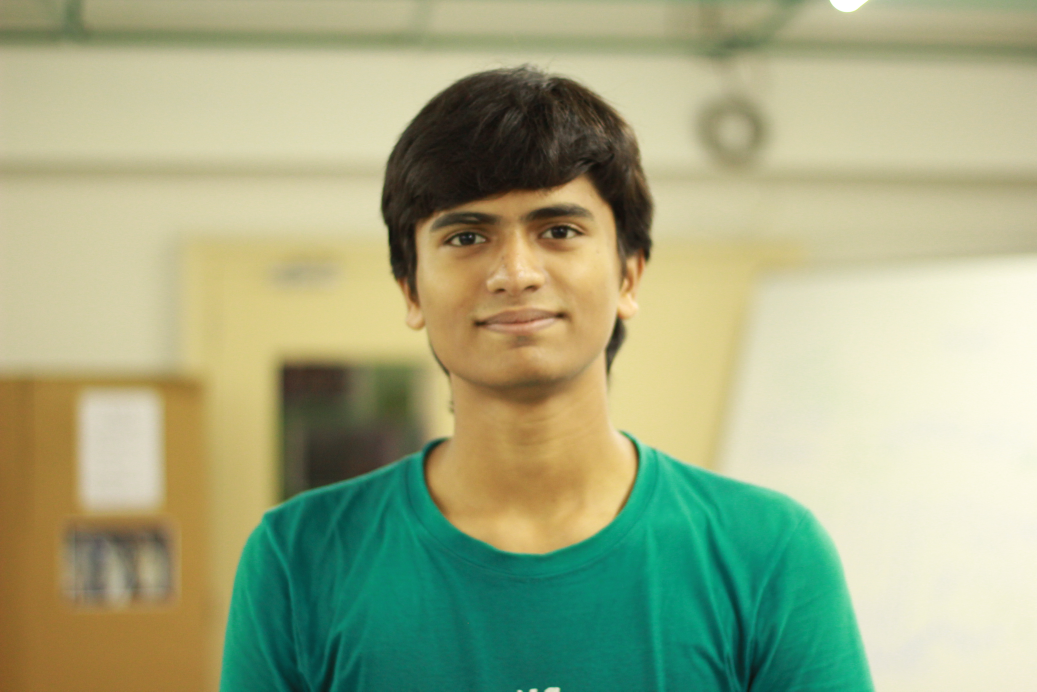
#> input picture sampleFaceImage3.JPG, 5184 x 3456 px, given in place of the camera (shown at 1/5 size)
$ python skindetector.py
#> lines starting #> are read from the running program, lines starting #| are printed output that depends on the picture; after the words box and inside, x2 and y2 are one past the last pixel; in counts of white or black regions, pixels touching at a corner belong together
#> further down, frame is the input picture: shape (3456, 5184, 3); mean B, G, R 131.7, 170.3, 161.4
### pyimagesearch/imutils.py
# Import the necessary packages
import numpy as np
import cv2

# [23 lines left out: functions translate, rotate, not called in this run]

def resize(image, width = None, height = None, inter = cv2.INTER_AREA):
	# initialize the dimensions of the image to be resized and
	# grab the image size
#> called with width = 400, inter = 3
	dim = None
	(h, w) = image.shape[:2]
#> h = 3456; w = 5184

	# if both the width and height are None, then return the
	# original image
	if width is None and height is None:
		return image

	# check to see if the width is None
	if width is None:
		# calculate the ratio of the height and construct the
		# dimensions
		r = height / float(h)
		dim = (int(w * r), height)

	# otherwise, the height is None
	else:
		# calculate the ratio of the width and construct the
		# dimensions
		r = width / float(w)
#> r = 0.0772
		dim = (width, int(h * r))
#> dim = (400, 266)

	# resize the image
	resized = cv2.resize(image, dim, interpolation = inter)
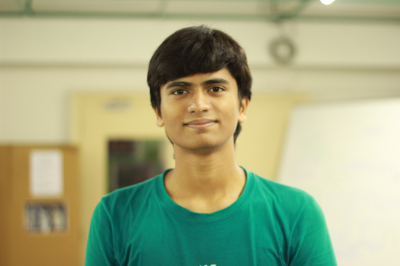
#> resized: shape (266, 400, 3); mean B, G, R 131.7, 170.3, 161.4

	# return the resized image
	return resized

### skindetector.py
# USAGE
# python skindetector.py
# python skindetector.py --video video/skin_example.mov

# import the necessary packages
from pyimagesearch import imutils
import numpy as np
import argparse
import cv2

# construct the argument parse and parse the arguments
ap = argparse.ArgumentParser()
#ap.add_argument("-v", "--video",
#	help = "/Users/me/Downloads/skin-detection/video/skin_example.mov")
args = vars(ap.parse_args())

# define the upper and lower boundaries of the HSV pixel
# intensities to be considered 'skin'
lower = np.array([0, 48, 80], dtype = "uint8")
upper = np.array([20, 255, 255], dtype = "uint8")

# if a video path was not supplied, grab the reference
# to the gray
if not args.get("video", False):
	camera = cv2.VideoCapture(0)

# otherwise, load the video
else:
	camera = cv2.VideoCapture(args["video"])

# keep looping over the frames in the video
while True:
	# grab the current frame
	(grabbed, frame) = camera.read()

	# if we are viewing a video and we did not grab a
	# frame, then we have reached the end of the video
	if args.get("video") and not grabbed:
		break

	# resize the frame, convert it to the HSV color space,
	# and determine the HSV pixel intensities that fall into
	# the speicifed upper and lower boundaries
	frame = imutils.resize(frame, width = 400)
	converted = cv2.cvtColor(frame, cv2.COLOR_BGR2HSV)
#> converted: shape (266, 400, 3); mean H, S, V 34.6, 100.8, 180.2
	skinMask = cv2.inRange(converted, lower, upper)
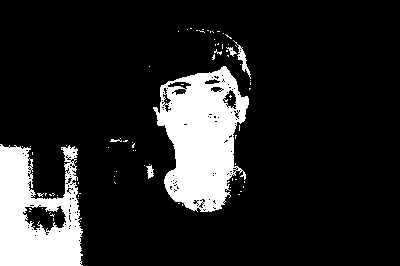
#> skinMask: shape (266, 400); 15% white; 82 white regions (76 under 20 px), largest, box (x1, y1, x2, y2) and area: (153, 66, 249, 212) 8695, (0, 144, 83, 266) 6782, (233, 40, 251, 79) 154, (146, 165, 154, 179) 64, (226, 47, 237, 57) 41, (110, 139, 122, 142) 23

	# apply a series of erosions and dilations to the mask
	# using an elliptical kernel
	kernel = cv2.getStructuringElement(cv2.MORPH_ELLIPSE, (11, 11))
	skinMask = cv2.erode(skinMask, kernel, iterations = 2)
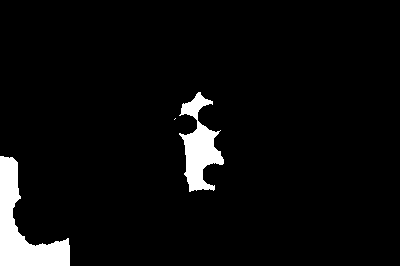
#> skinMask: shape (266, 400); 4.9% white; 3 white regions (1 under 20 px), largest, box (x1, y1, x2, y2) and area: (0, 156, 70, 266) 3142, (179, 92, 224, 192) 2100
	skinMask = cv2.dilate(skinMask, kernel, iterations = 2)
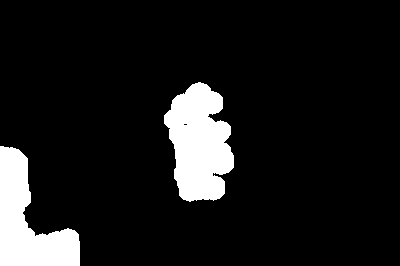
#> skinMask: shape (266, 400); 10.2% white; 2 white regions, box (x1, y1, x2, y2) and area: (164, 82, 234, 202) 5850, (0, 146, 80, 266) 5037

	# blur the mask to help remove noise, then apply the
	# mask to the frame
	skinMask = cv2.GaussianBlur(skinMask, (3, 3), 0)
	skin = cv2.bitwise_and(frame, frame, mask = skinMask)
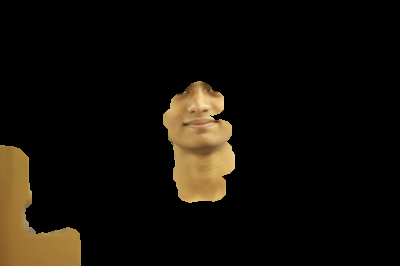
#> skin: shape (266, 400, 3); mean B, G, R 7.9, 14.5, 18.8

	# show the skin in the image along with the mask
	cv2.imshow("images", np.hstack([frame, skin]))
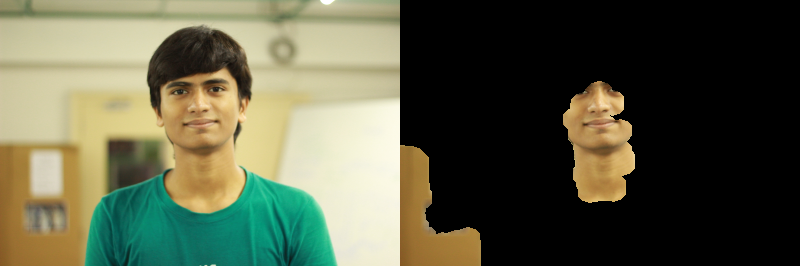
#> window 'images': shape (266, 800, 3); mean B, G, R 69.8, 92.4, 90.1

	# if the 'q' key is pressed, stop the loop
	if cv2.waitKey(1) & 0xFF == ord("q"):
#> (key q is pressed here)
		break

# cleanup the camera and close any open windows
camera.release()
cv2.destroyAllWindows()
